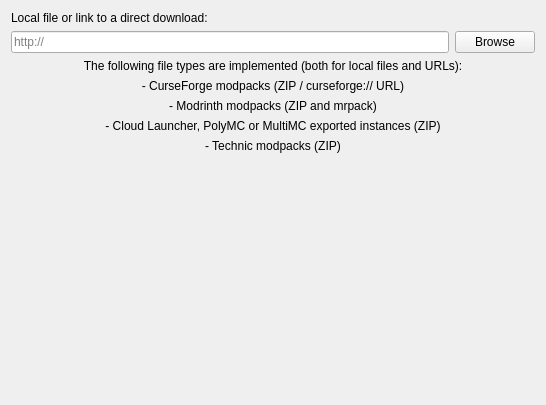
<?xml version="1.0" encoding="UTF-8"?>
<ui version="4.0">
 <class>ImportPage</class>
 <widget class="QWidget" name="ImportPage">
  <property name="geometry">
   <rect>
    <x>0</x>
    <y>0</y>
    <width>546</width>
    <height>405</height>
   </rect>
  </property>
  <layout class="QGridLayout" name="gridLayout">
   <item row="2" column="0">
    <widget class="QLineEdit" name="modpackEdit">
     <property name="placeholderText">
      <string notr="true">http://</string>
     </property>
    </widget>
   </item>
   <item row="2" column="1">
    <widget class="QPushButton" name="modpackBtn">
     <property name="text">
      <string>Browse</string>
     </property>
    </widget>
   </item>
   <item row="3" column="0" rowspan="2" colspan="2">
    <layout class="QVBoxLayout" name="verticalLayout">
     <item>
      <widget class="QLabel" name="label">
       <property name="text">
        <string>The following file types are implemented (both for local files and URLs):</string>
       </property>
       <property name="alignment">
        <set>Qt::AlignCenter</set>
       </property>
      </widget>
     </item>
     <item>
      <widget class="QLabel" name="label_5">
       <property name="text">
        <string>- CurseForge modpacks (ZIP / curseforge:// URL)</string>
       </property>
       <property name="alignment">
        <set>Qt::AlignCenter</set>
       </property>
      </widget>
     </item>
     <item>
      <widget class="QLabel" name="label_3">
       <property name="text">
        <string>- Modrinth modpacks (ZIP and mrpack)</string>
       </property>
       <property name="alignment">
        <set>Qt::AlignCenter</set>
       </property>
      </widget>
     </item>
     <item>
      <widget class="QLabel" name="label_2">
       <property name="text">
        <string>- Cloud Launcher, PolyMC or MultiMC exported instances (ZIP)</string>
       </property>
       <property name="alignment">
        <set>Qt::AlignCenter</set>
       </property>
      </widget>
     </item>
     <item>
      <widget class="QLabel" name="label_4">
       <property name="text">
        <string>- Technic modpacks (ZIP)</string>
       </property>
       <property name="alignment">
        <set>Qt::AlignCenter</set>
       </property>
      </widget>
     </item>
    </layout>
   </item>
   <item row="5" column="0" colspan="2">
    <spacer name="verticalSpacer">
     <property name="orientation">
      <enum>Qt::Vertical</enum>
     </property>
     <property name="sizeHint" stdset="0">
      <size>
       <width>20</width>
       <height>40</height>
      </size>
     </property>
    </spacer>
   </item>
   <item row="0" column="0" colspan="2">
    <widget class="QLabel" name="modpackLabel">
     <property name="text">
      <string>Local file or link to a direct download:</string>
     </property>
    </widget>
   </item>
  </layout>
 </widget>
 <resources/>
 <connections/>
</ui>
